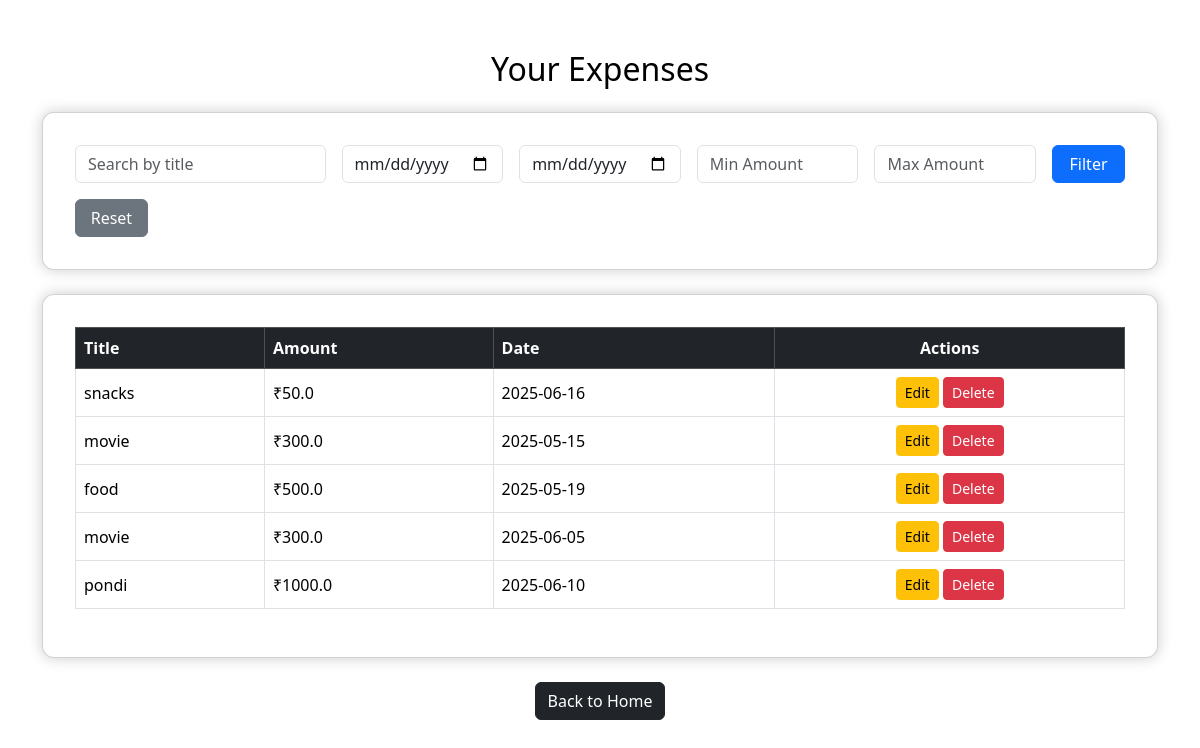
The app's page /view_expense (signed in) with its own data.
### tables this page shows
CREATE TABLE expense(
               id INTEGER PRIMARY KEY AUTOINCREMENT,
               username TEXT NOT NULL,
               title TEXT NOT NULL,
               amount REAL NOT NULL,
               date TEXT NOT NULL,
               FOREIGN KEY (username) REFERENCES signup(username));

### app.py (the view)
@app.route('/view_expense',methods=["GET","POST"])
def view_expense():
    if 'username' not in session:
        return redirect(url_for('login'))
    conn=get_db_connection()
    cursor=conn.cursor()
    username=session['username']
    if request.method=="POST":
        title=request.form['title']
        start_date=request.form['start_date']
        end_date=request.form['end_date']
        min_amount=request.form['min_amount']
        max_amount=request.form['max_amount']
        query="SELECT * FROM expense WHERE username=?"
        params=[username]
        if title:
            query=query+" AND title LIKE ?"
            params.append(f'%{title}%')
        if start_date:
            query=query+" AND date >= ?"
            params.append(start_date)
        if end_date:
            query=query+" AND date <= ?"
            params.append(end_date)
        if min_amount:
            query=query+" AND amount >= ?"
            params.append(min_amount)
        if max_amount:
            query=query+" AND amount <= ?"
            params.append(max_amount)
        cursor.execute(query,tuple(params))
        expenses=cursor.fetchall()
    else:
        cursor.execute("SELECT * FROM expense WHERE username=?",(username,))
        expenses=cursor.fetchall()
    conn.close()
    return render_template('view_expense.html',expenses=expenses)

### app.py (called while the page is built)
def get_db_connection():
    conn = sqlite3.connect("expense_tracker.db")
    conn.row_factory = sqlite3.Row
    return conn

### templates/view_expense.html (shortened to what this page needs)
<!DOCTYPE html>
<html lang="en">
<head>
    <link href="https://cdn.jsdelivr.net/npm/bootstrap@5.3.6/dist/css/bootstrap.min.css" rel="stylesheet">
</head>
<body>
<div class="container">
    <h2 class="text-center text-black mb-4">Your Expenses</h2>
    <div class="card mb-4">
        <form method="POST" action="/view_expense">
            <div class="row g-3">
                <div class="col-md-3">
                    <input type="text" class="form-control" name="title" placeholder="Search by title">
                </div>
                <div class="col-md-2">
                    <input type="date" class="form-control" name="start_date">
                </div>
                <div class="col-md-2">
                    <input type="date" class="form-control" name="end_date">
                </div>
                <div class="col-md-2">
                    <input type="number" class="form-control" name="min_amount" placeholder="Min Amount">
                </div>
                <div class="col-md-2">
                    <input type="number" class="form-control" name="max_amount" placeholder="Max Amount">
                </div>
                <div class="col-md-1 d-grid">
                    <button type="submit" class="btn btn-primary">Filter</button>
                </div>
                <div class="col-md-1 d-grid">
                    <a href="/view_expense" class="btn btn-secondary">Reset</a>
                </div>
            </div>
        </form>
    </div>
    {% if expenses %}
    <div class="card">
        <table class="table table-bordered table-hover">
            <thead class="table-dark">
                <tr>
                    <th>Title</th>
                    <th>Amount</th>
                    <th>Date</th>
                    <th class="text-center">Actions</th>
                </tr>
            </thead>
            <tbody>
                {% for expense in expenses %}
                <tr>
                    <td>{{ expense['title'] }}</td>
                    <td>₹{{ expense['amount'] }}</td>
                    <td>{{ expense['date'] }}</td>
                    <td class="text-center">
                        <a href="/edit_expense/{{ expense['id'] }}" class="btn btn-sm btn-warning">Edit</a>
                        <button class="btn btn-sm btn-danger" data-bs-toggle="modal" data-bs-target="#deleteModal{{ expense['id'] }}">
                            Delete
                        </button>
                    </td>
                </tr>
                {% endfor %}
            </tbody>
        </table>
    </div>
    {% else %}
        <div class="alert alert-info mt-4">No expenses found.</div>
    {% endif %}
    <div class="mt-4 text-center">
        <a href="/home" class="btn btn-dark">Back to Home</a>
    </div>
</div>
</body>
</html>

### templates/view_expense.html (style rules this page uses)
body { color: white; min-height: 100vh; }
.container { margin-top: 50px; }
.card { padding: 2rem; border-radius: 12px; background: white; color: black; box-shadow: 0 0 15px rgba(0,0,0,0.2); }
.table th, .table td { vertical-align: middle; }

### records on screen
expense: title "snacks", amount "50.0", date "2025-06-16"
expense: title "movie", amount "300.0", date "2025-05-15"
expense: title "food", amount "500.0", date "2025-05-19"
expense: title "movie", amount "300.0", date "2025-06-05"
expense: title "pondi", amount "1000.0", date "2025-06-10"
